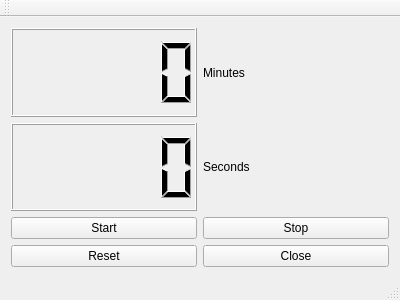
<?xml version="1.0" encoding="UTF-8"?>
<ui version="4.0">
 <class>MainWindow</class>
 <widget class="QMainWindow" name="MainWindow">
  <property name="geometry">
   <rect>
    <x>0</x>
    <y>0</y>
    <width>400</width>
    <height>300</height>
   </rect>
  </property>
  <property name="windowTitle">
   <string>MainWindow</string>
  </property>
  <widget class="QWidget" name="centralWidget">
   <layout class="QGridLayout" name="gridLayout">
    <item row="3" column="0">
     <widget class="QPushButton" name="resetButton">
      <property name="text">
       <string>Reset</string>
      </property>
     </widget>
    </item>
    <item row="3" column="1">
     <widget class="QPushButton" name="closeButton">
      <property name="text">
       <string>Close</string>
      </property>
     </widget>
    </item>
    <item row="0" column="1">
     <widget class="QLabel" name="LabelMin">
      <property name="text">
       <string>Minutes</string>
      </property>
     </widget>
    </item>
    <item row="2" column="1">
     <widget class="QPushButton" name="stopButton">
      <property name="text">
       <string>Stop</string>
      </property>
     </widget>
    </item>
    <item row="1" column="1">
     <widget class="QLabel" name="LabelSec">
      <property name="text">
       <string>Seconds</string>
      </property>
     </widget>
    </item>
    <item row="1" column="0">
     <widget class="QLCDNumber" name="lcdNumberSec"/>
    </item>
    <item row="0" column="0">
     <widget class="QLCDNumber" name="lcdNumberMin"/>
    </item>
    <item row="2" column="0">
     <widget class="QPushButton" name="startButton">
      <property name="text">
       <string>Start</string>
      </property>
     </widget>
    </item>
   </layout>
  </widget>
  <widget class="QMenuBar" name="menuBar">
   <property name="geometry">
    <rect>
     <x>0</x>
     <y>0</y>
     <width>400</width>
     <height>25</height>
    </rect>
   </property>
  </widget>
  <widget class="QToolBar" name="mainToolBar">
   <attribute name="toolBarArea">
    <enum>TopToolBarArea</enum>
   </attribute>
   <attribute name="toolBarBreak">
    <bool>false</bool>
   </attribute>
  </widget>
  <widget class="QStatusBar" name="statusBar"/>
 </widget>
 <layoutdefault spacing="6" margin="11"/>
 <resources/>
 <connections>
  <connection>
   <sender>closeButton</sender>
   <signal>clicked()</signal>
   <receiver>MainWindow</receiver>
   <slot>close()</slot>
   <hints>
    <hint type="sourcelabel">
     <x>296</x>
     <y>251</y>
    </hint>
    <hint type="destinationlabel">
     <x>199</x>
     <y>149</y>
    </hint>
   </hints>
  </connection>
 </connections>
</ui>
